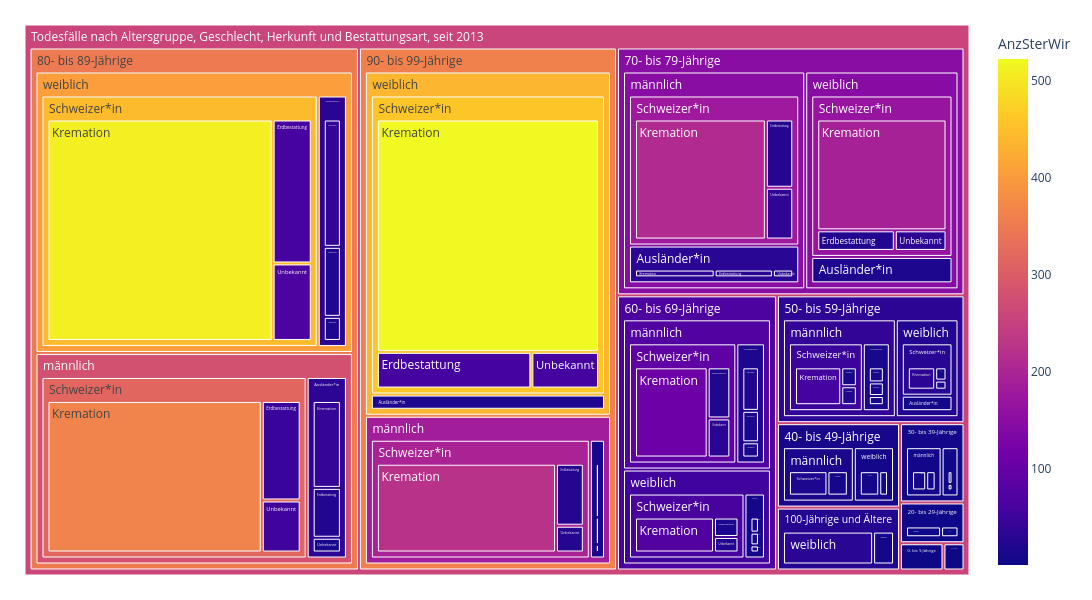

The cell this chart's notebook holds for it:
### Code cell
treeMap1 = mypy_dv.plot_px_treemap(
    data=data2betested.reset_index()
    ,levels=['AlterV10Lang','SexLang', 'HerkunftLang', 'BestattungsLang']
    ,values="AnzSterWir"
    ,color="AnzSterWir"
    #, color_continuous_scale='Blues'
    ,color_discrete_map=farben_dict_zc
    ,height=600
    ,width=1100               
    #,margin_val_bottom=25
    ,myHeaderTitle="Todesfälle nach Altersgruppe, Geschlecht, Herkunft und Bestattungsart, seit "+data_min_date
)
treeMap1

### Figure 1 — Plotly figure (JSON) as saved in the notebook; plotly's stock layout.template omitted (floating-point values rounded to 4 significant figures; data arrays with more than 128 entries replaced by an {"elided": "..."} marker saying what was removed)
{"data": [{"branchvalues": "total", "customdata": {"elided": "204x1 float values"}, "domain": {"x": [0, 1], "y": [0, 1]}, "hovertemplate": "%{label}<br><br>Anzahl:<br>%{value}<extra></extra>", "ids": {"elided": "204 str values"}, "labels": {"elided": "204 str values"}, "marker": {"coloraxis": "coloraxis", "colors": {"elided": "204 float values"}}, "name": "", "parents": {"elided": "204 str values"}, "root": {"color": "grey"}, "type": "treemap", "values": {"elided": "204 int values"}}], "layout": {"coloraxis": {"colorbar": {"title": {"text": "AnzSterWir"}}, "colorscale": [[0, "#0d0887"], [0.1111, "#46039f"], [0.2222, "#7201a8"], [0.3333, "#9c179e"], [0.4444, "#bd3786"], [0.5556, "#d8576b"], [0.6667, "#ed7953"], [0.7778, "#fb9f3a"], [0.8889, "#fdca26"], [1, "#f0f921"]]}, "height": 600, "legend": {"tracegroupgap": 0}, "margin": {"b": 25, "l": 25, "r": 25, "t": 25}, "width": 1100}}
